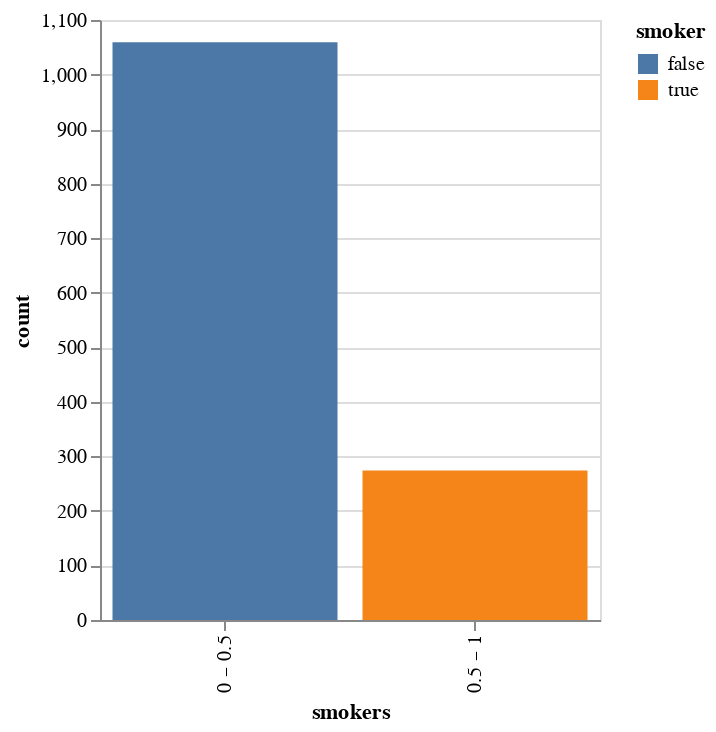

Notebook source saved alongside this figure:
### Markdown cell above
There's an almost equal amount of males and females, so the data is balanced in that regard.

### Code cell
smokers_hist = (
    alt.Chart(df)
    .mark_bar()
    .encode(
        x=alt.X("smoker:N", axis=alt.Axis(title="smokers"), bin=alt.Bin(maxbins=2)),
        y=alt.Y("count()", axis=alt.Axis(title="count")),
        color="smoker:N",
    )
    .properties(width=250)
)

smokers_hist

### Figure 1 — Vega-Lite specification as saved in the notebook (floating-point values rounded to 4 significant figures; data arrays with more than 128 entries replaced by an {"elided": "..."} marker saying what was removed)
{"config": {"view": {"continuousWidth": 300, "continuousHeight": 300}}, "data": {"name": "data-8f66174cfbfb7f5d7872bfc07b0a86b3"}, "mark": {"type": "bar"}, "encoding": {"color": {"field": "smoker", "type": "nominal"}, "x": {"axis": {"title": "smokers"}, "bin": {"maxbins": 2}, "field": "smoker", "type": "nominal"}, "y": {"aggregate": "count", "axis": {"title": "count"}, "type": "quantitative"}}, "width": 250, "$schema": "https://vega.github.io/schema/vega-lite/v5.20.1.json", "datasets": {"data-8f66174cfbfb7f5d7872bfc07b0a86b3": {"elided": "1333 records"}}}
